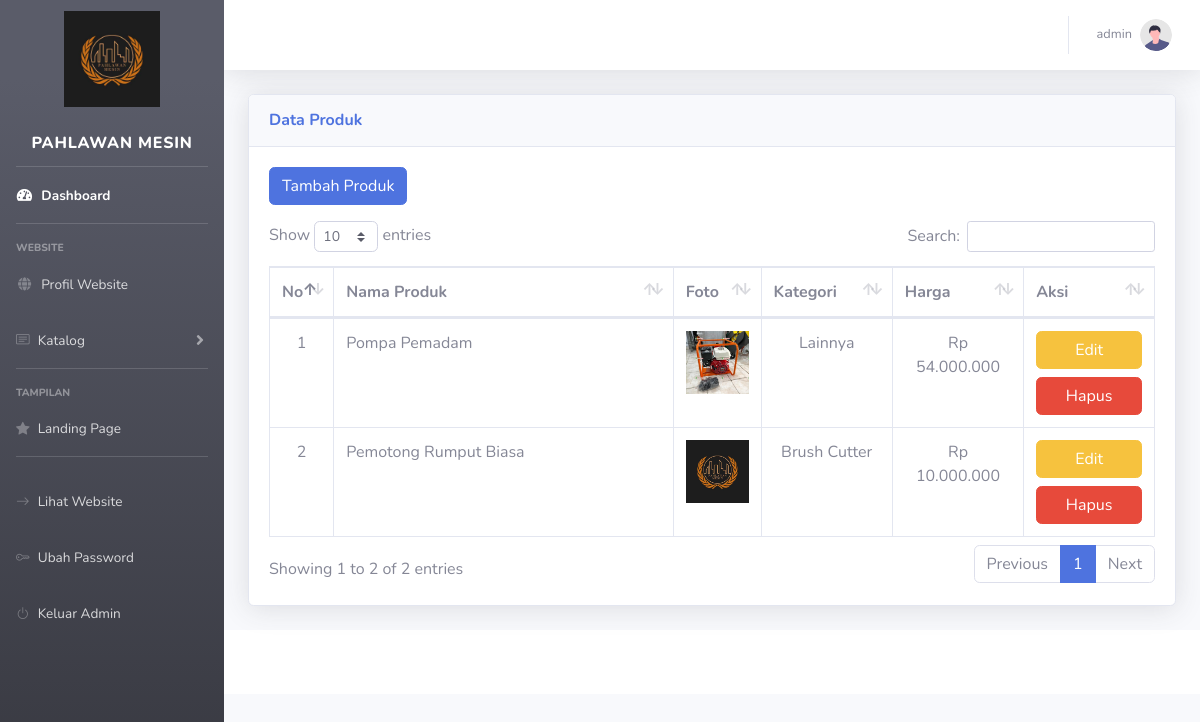
The page /admin/produk.php (signed in) on the database its author committed.
### tables this page shows
CREATE TABLE `company` (
  `name` varchar(150) NOT NULL,
  `logo` varchar(100) DEFAULT NULL,
  `c_desc` varchar(1000) DEFAULT NULL,
  `nomor_telepon` bigint(20) NOT NULL,
  `email` varchar(100) DEFAULT NULL,
  `img` varchar(100) DEFAULT NULL,
  PRIMARY KEY (`name`)
);

CREATE TABLE `produk` (
  `id` int(11) NOT NULL AUTO_INCREMENT,
  `nama_produk` varchar(200) NOT NULL,
  `id_kategori` int(11) NOT NULL,
  `harga` int(11) NOT NULL,
  `img` varchar(100) DEFAULT NULL,
  PRIMARY KEY (`id`)
);

CREATE TABLE `kategori` (
  `id` int(11) NOT NULL AUTO_INCREMENT,
  `nama_kategori` varchar(100) NOT NULL,
  `img` varchar(100) DEFAULT NULL,
  PRIMARY KEY (`id`)
);

### company_info.php (called while the page is built, shortened)
<?php
    $about = mysqli_query($conn, "SELECT * FROM company");
    while ($row = mysqli_fetch_array($about)){
        $company_name = $row['name'];
        $company_logo = $row['logo'];
    }
?>

### admin/produk.php (the view, shortened to what this page needs)
<!DOCTYPE html>
<?php
    include "../config.php";
    include "../company_info.php";
?>
<html lang="en">
<?php
        include "mockup/head.php";
    ?>
<body id="page-top">
    <div id="wrapper">
    <?php
        include "mockup/sidebar.php";
    ?>
        <div id="content-wrapper" class="d-flex flex-column">
            <div id="content">
                <?php
                    include "mockup/navbar.php";
                ?>
                <div class="container-fluid">
                    <div class="card shadow mb-4">
                        <div class="card-header py-3">
                            <h6 class="m-0 font-weight-bold text-primary">Data Produk</h6>
                        </div>
                        <div class="card-body">
                        <button type="button" class="btn btn-primary mb-3" data-toggle="modal" data-target="#tambahData">
                        Tambah Produk
                        </button>
                            <div class="table-responsive">
                                <table class="table table-bordered" id="dataTable" width="100%" cellspacing="0">
                                    <thead>
                                        <tr>
                                            <th width="5%">No</th>
                                            <th width="40%">Nama Produk</th>
                                            <th width="10%">Foto</th>
                                            <th width="15%">Kategori</th>
                                            <th width="15%">Harga</th>
                                            <th width="15%">Aksi</th>
                                        </tr>
                                    </thead>
                                    <tbody>
                                    <?php
                                    $produk = mysqli_query($conn, "SELECT produk.id,produk.nama_produk, FORMAT(produk.harga,0,'de_DE') AS harga, produk.harga AS harga2, produk.img, kategori.nama_kategori FROM produk INNER JOIN kategori
                                    ON produk.id_kategori = kategori.id");
                                        $no = 0;
                                          while ($row = mysqli_fetch_array($produk)){
                                                $no++;
                                                if($row['img'] == NULL){
                                                    $images = "default.jpg";
                                                }
                                                else{
                                                    $images = $row['img'];
                                                }
                                    ?>
                                        <tr>
                                            <td align="center"><?php echo $no;?></td>
                                            <td><?php echo $row['nama_produk']?></td>
                                            <td><img src="../assets/image/product/<?php echo $images;?>" class="w-100"></td>
                                            <td align="center"><?php echo $row['nama_kategori']?></td>
                                            <td align="center">Rp <?php echo $row['harga']?></td>
                                            <td align="center">
                                            <button class="btn btn-warning w-100 mb-2" data-toggle="modal" data-target="#editData<?php echo $row['id']?>">
                                                Edit
                                            </button>
                                            <a href="product_delete.php?id=<?php echo $row['id']?>" class="btn btn-danger w-100">Hapus</a>
                                            </td>
                                        </tr>
                                    <?php
                                          }
                                    ?>
                                    </tbody>
                            </table>
                        </div>
                    </div>
                </div>
                </div>
            <footer class="sticky-footer bg-white">
            </footer>
        </div>
    </div>
</body>
</html>

### admin/mockup/sidebar.php (shortened to what this page needs)
<ul class="navbar-nav bg-gradient-dark sidebar sidebar-dark accordion" id="accordionSidebar">
<a class="sidebar-brand d-flex align-items-center justify-content-center mt-5" href="index.php">
    <div class="sidebar-brand-icon rotate-n-0">
        <?php
            if($company_logo){
        ?>
            <img src="../assets/image/website/logo/<?php echo $company_logo;?>" class="w-50">
        <?php
            }
        ?>
        <br><br>
        <div class="sidebar-brand-text"><?php echo $company_name;?></div>
    </div>
</a>
<hr class="sidebar-divider my-0 mt-5">
<li class="nav-item active">
    <a class="nav-link" href="index.php">
        <i class="fas fa-fw fa-tachometer-alt"></i>
        <span>Dashboard</span></a>
</li>
<hr class="sidebar-divider">
<div class="sidebar-heading">
    Website
</div>
<li class="nav-item">
    <a class="nav-link" href="profile.php">
        <i class="fas fa-fw fa-globe"></i>
        <span>Profil Website</span>
    </a>
</li>
<li class="nav-item">
    <a class="nav-link collapsed" href="#" data-toggle="collapse" data-target="#collapseUtilities"
        aria-expanded="true" aria-controls="collapseUtilities">
        <i class="bi bi-card-text"></i>
        <span>Katalog</span>
    </a>
</li>
<hr class="sidebar-divider">
<div class="sidebar-heading">
    Tampilan
</div>
<li class="nav-item">
    <a class="nav-link" href="landing_page.php">
        <i class="bi bi-star-fill"></i>
        <span>Landing Page</span>
    </a>
</li>
<hr class="sidebar-divider">
<li class="nav-item">
    <a class="nav-link" target="_BLANK" href="../index.php">
    <i class="bi bi-arrow-right"></i>
        <span>Lihat Website</span></a>
    <a class="nav-link" href="ubah_password.php">
    <i class="bi bi-key"></i>
        <span>Ubah Password</span></a>
    <a class="nav-link" href="logout.php">
    <i class="bi bi-power"></i>
        <span>Keluar Admin</span></a>
</li>
</ul>

### rows shown on the page
company: logo (placeholder picture), name "PAHLAWAN MESIN"
produk: nama_produk "Pompa Pemadam", img (picture), id_kategori.nama_kategori "Lainnya", harga "54.000.000"
produk: nama_produk "Pemotong Rumput Biasa", shows a picture, id_kategori.nama_kategori "Brush Cutter", harga "10.000.000"

### other values the page prints
$_SESSION['user'] "admin"
